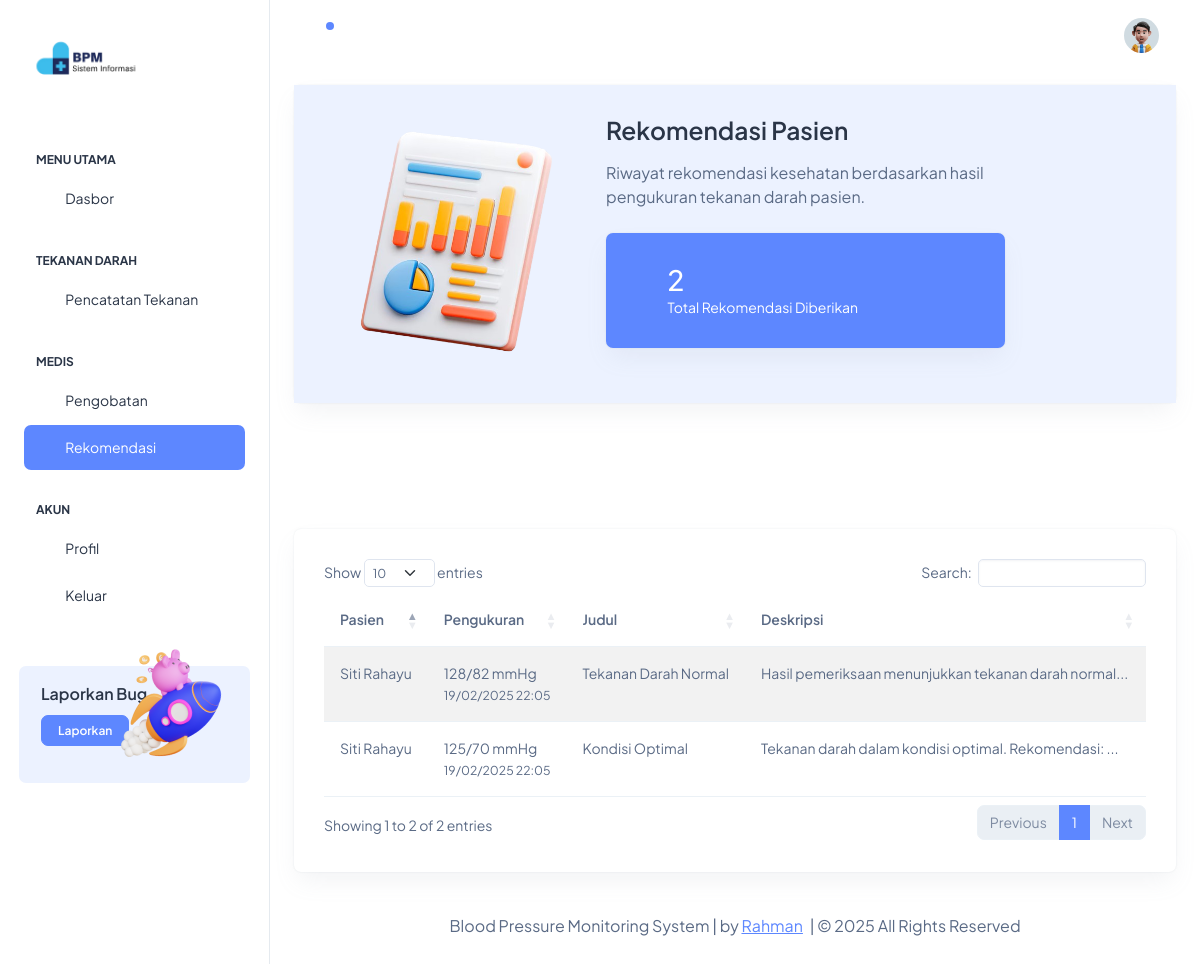
/App/Views/rekomendasi.php (signed in), run on the app's committed database.
### tables this page shows
CREATE TABLE `patient_recommendations` (
  `patient_recommendation_id` int NOT NULL,
  `patient_id` int DEFAULT NULL,
  `reading_id` int DEFAULT NULL,
  `title` varchar(100) NOT NULL,
  `description` text NOT NULL,
  `created_by` int DEFAULT NULL,
  `created_at` timestamp NULL DEFAULT CURRENT_TIMESTAMP
);

CREATE TABLE `patient_profiles` (
  `patient_id` int NOT NULL,
  `user_id` int DEFAULT NULL,
  `full_name` varchar(100) NOT NULL,
  `date_of_birth` date NOT NULL,
  `gender` enum('M','F') NOT NULL,
  `address` text,
  `phone_number` varchar(20) DEFAULT NULL,
  `emergency_contact` varchar(100) DEFAULT NULL,
  `emergency_phone` varchar(20) DEFAULT NULL,
  `medical_history` text
);

CREATE TABLE `blood_pressure_readings` (
  `reading_id` int NOT NULL,
  `patient_id` int DEFAULT NULL,
  `systolic` int NOT NULL,
  `diastolic` int NOT NULL,
  `pulse_rate` int DEFAULT NULL,
  `reading_date` timestamp NULL DEFAULT CURRENT_TIMESTAMP,
  `notes` text
);

### App/Config/Database.php (called while the page is built, shortened)
<?php
class Database
{
    private $host = 'localhost';
    private $db_name = 'blood_pressure_monitoring';
    private $username = 'root';
    private $password = '';
    private $conn;
    private function connect()
    {
        try {
            $this->conn = new PDO(
                'mysql:host=' . $this->host . ';dbname=' . $this->db_name,
                $this->username,
                $this->password
            );
            $this->conn->setAttribute(PDO::ATTR_ERRMODE, PDO::ERRMODE_EXCEPTION);
            $this->conn->setAttribute(PDO::ATTR_DEFAULT_FETCH_MODE, PDO::FETCH_ASSOC);
        } catch (PDOException $e) {
            echo 'Connection Error: ' . $e->getMessage();
        }
    }
    public function query($query, $params = [])
    {
        $stmt = $this->conn->prepare($query);
        $stmt->execute($params);
        return $stmt;
    }
}

### App/Controllers/RekomendasiController.php (called while the page is built, shortened)
<?php
require_once __DIR__ . '/../Models/RekomendasiModel.php';
class RekomendasiController
{
    private $rekomendasiModel;
    public function __construct()
    {
        $this->rekomendasiModel = new RekomendasiModel();
    }
    public function getAllRecommendations()
    {
        if ($_SESSION['role'] === 'patient') {
            return $this->rekomendasiModel->getPatientRecommendations($_SESSION['user_id']);
        }
        return $this->rekomendasiModel->getAllRecommendations();
    }
}

### App/Models/RekomendasiModel.php (called while the page is built, shortened)
<?php
require_once __DIR__ . '/../Config/Database.php';
class RekomendasiModel
{
    private $db;
    public function __construct()
    {
        $this->db = new Database();
    }
    public function getPatientRecommendations($userId)
    {
        $query = "SELECT pr.*, u.username as created_by_name,
                  pp.full_name as patient_name,
                  bpr.systolic, bpr.diastolic, bpr.reading_date
                  FROM patient_recommendations pr
                  JOIN users u ON pr.created_by = u.user_id
                  JOIN patient_profiles pp ON pr.patient_id = pp.patient_id
                  JOIN blood_pressure_readings bpr ON pr.reading_id = bpr.reading_id
                  WHERE pp.user_id = ?
                  ORDER BY pr.created_at DESC";
        return $this->db->query($query, [$userId])->fetchAll();
    }
}

### App/Views/rekomendasi.php (the view, shortened to what this page needs)
<?php
require_once __DIR__ . '/../Controllers/RekomendasiController.php';
$rekomendasiController = new RekomendasiController();
$recommendations = $rekomendasiController->getAllRecommendations();
$totalRecommendations = count($recommendations);
?>
<!doctype html>
<html lang="en">
<head>
    <link rel="stylesheet" href="assets/css/styles.min.css" />
    <link rel="stylesheet" href="https://cdn.datatables.net/1.13.7/css/dataTables.bootstrap5.min.css">
    <link rel="stylesheet" href="https://cdn.datatables.net/responsive/2.5.0/css/responsive.bootstrap5.min.css">
    <link href="https://cdn.jsdelivr.net/npm/select2@4.1.0-rc.0/dist/css/select2.min.css" rel="stylesheet" />
    <link rel="stylesheet"
        href="https://cdn.jsdelivr.net/npm/select2-bootstrap-5-theme@1.3.0/dist/select2-bootstrap-5-theme.min.css" />
</head>
<body>
    <div class="page-wrapper" id="main-wrapper" data-layout="vertical" data-navbarbg="skin6" data-sidebartype="full"
        data-sidebar-position="fixed" data-header-position="fixed">
        <?php include 'partials/sidebar.php'; ?>
        <div class="body-wrapper">
            <?php include 'partials/header.php'; ?>
            <div class="container-fluid">
                <div class="row">
                    <div class="col-12">
                        <div class="card w-100">
                            <div class="card-body bg-light-primary">
                                <div class="row align-items-center">
                                    <div class="col-lg-4">
                                        <img src="assets/images/data/data-dashboard.png" alt="Recommendation Statistics"
                                            class="img-fluid">
                                    </div>
                                    <div class="col-lg-6">
                                        <h3 class="fw-semibold mb-3">Rekomendasi Pasien</h3>
                                        <p class="fs-4 mb-4">
                                            Riwayat rekomendasi kesehatan berdasarkan hasil pengukuran tekanan darah
                                            pasien.
                                        </p>
                                        <div class="card bg-primary text-white mb-4">
                                            <div class="card-body d-flex align-items-center">
                                                <i class="ti ti-heart-rate-monitor fs-6 me-3"></i>
                                                <div>
                                                    <h2 class="text-white mb-0"><?= $totalRecommendations ?></h2>
                                                    <p class="mb-0">Total Rekomendasi Diberikan</p>
                                                </div>
                                            </div>
                                        </div>
                                    </div>
                                </div>
                            </div>
                        </div>
                    </div>
                </div>
                <div class="row">
                    <div class="col-12">
                        <div class="card">
                            <div class="card-body">
                                <div class="table-responsive">
                                    <table id="recommendationTable"
                                        class="table table-striped dt-responsive nowrap w-100">
                                        <thead>
                                            <tr>
                                                <th>Pasien</th>
                                                <th>Pengukuran</th>
                                                <th>Judul</th>
                                                <th>Deskripsi</th>
                                            </tr>
                                        </thead>
                                        <tbody>
                                            <?php foreach ($recommendations as $recommendation): ?>
                                                <tr>
                                                    <td><?= htmlspecialchars($recommendation['patient_name']) ?></td>
                                                    <td>
                                                        <?= $recommendation['systolic'] ?>/<?= $recommendation['diastolic'] ?>
                                                        mmHg
                                                        <br>
                                                        <small class="text-muted">
                                                            <?= date('d/m/Y H:i', strtotime($recommendation['reading_date'])) ?>
                                                        </small>
                                                    </td>
                                                    <td><?= htmlspecialchars($recommendation['title']) ?></td>
                                                    <td><?= htmlspecialchars(substr($recommendation['description'], 0, 50)) ?>...
                                                    </td>
                                                </tr>
                                            <?php endforeach; ?>
                                        </tbody>
                                    </table>
                                </div>
                            </div>
                        </div>
                    </div>
                </div>
                <?php include 'partials/footer.php'; ?>
            </div>
        </div>
    </div>
</body>
</html>

### data on the page
patient_recommendations: patient.full_name "Siti Rahayu", reading.systolic "128", reading.diastolic "82", reading.reading_date "19/02/2025 22:05", title "Tekanan Darah Normal", description "Hasil pemeriksaan menunjukkan tekanan darah normal"
patient_recommendations: patient.full_name "Siti Rahayu", reading.systolic "125", reading.diastolic "70", reading.reading_date "19/02/2025 22:05", title "Kondisi Optimal", description "Tekanan darah dalam kondisi optimal. Rekomendasi:"

### other printed values
$totalRecommendations "2"
